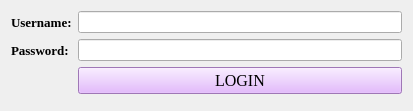
<?xml version="1.0" encoding="UTF-8"?>
<ui version="4.0">
 <class>Form</class>
 <widget class="QWidget" name="Form">
  <property name="geometry">
   <rect>
    <x>0</x>
    <y>0</y>
    <width>413</width>
    <height>111</height>
   </rect>
  </property>
  <property name="windowTitle">
   <string>Login</string>
  </property>
  <layout class="QVBoxLayout" name="verticalLayout">
   <item>
    <layout class="QFormLayout" name="formLayout_2">
     <item row="0" column="0">
      <widget class="QLabel" name="label_username">
       <property name="font">
        <font>
         <family>Times New Roman</family>
         <pointsize>10</pointsize>
         <weight>75</weight>
         <bold>true</bold>
        </font>
       </property>
       <property name="text">
        <string>Username:</string>
       </property>
      </widget>
     </item>
     <item row="1" column="0">
      <widget class="QLabel" name="label_password">
       <property name="font">
        <font>
         <family>Times New Roman</family>
         <pointsize>10</pointsize>
         <weight>75</weight>
         <bold>true</bold>
        </font>
       </property>
       <property name="text">
        <string>Password:</string>
       </property>
      </widget>
     </item>
     <item row="0" column="1">
      <widget class="QLineEdit" name="lineEdit_username"/>
     </item>
     <item row="1" column="1">
      <widget class="QLineEdit" name="lineEdit_password">
       <property name="echoMode">
        <enum>QLineEdit::Password</enum>
       </property>
      </widget>
     </item>
     <item row="3" column="1">
      <widget class="QPushButton" name="pushButton_login">
       <property name="font">
        <font>
         <family>Times New Roman</family>
         <pointsize>12</pointsize>
         <weight>50</weight>
         <bold>false</bold>
        </font>
       </property>
       <property name="styleSheet">
        <string notr="true">background-color: rgb(222, 166, 255);</string>
       </property>
       <property name="text">
        <string>LOGIN</string>
       </property>
      </widget>
     </item>
    </layout>
   </item>
  </layout>
 </widget>
 <resources/>
 <connections/>
</ui>
